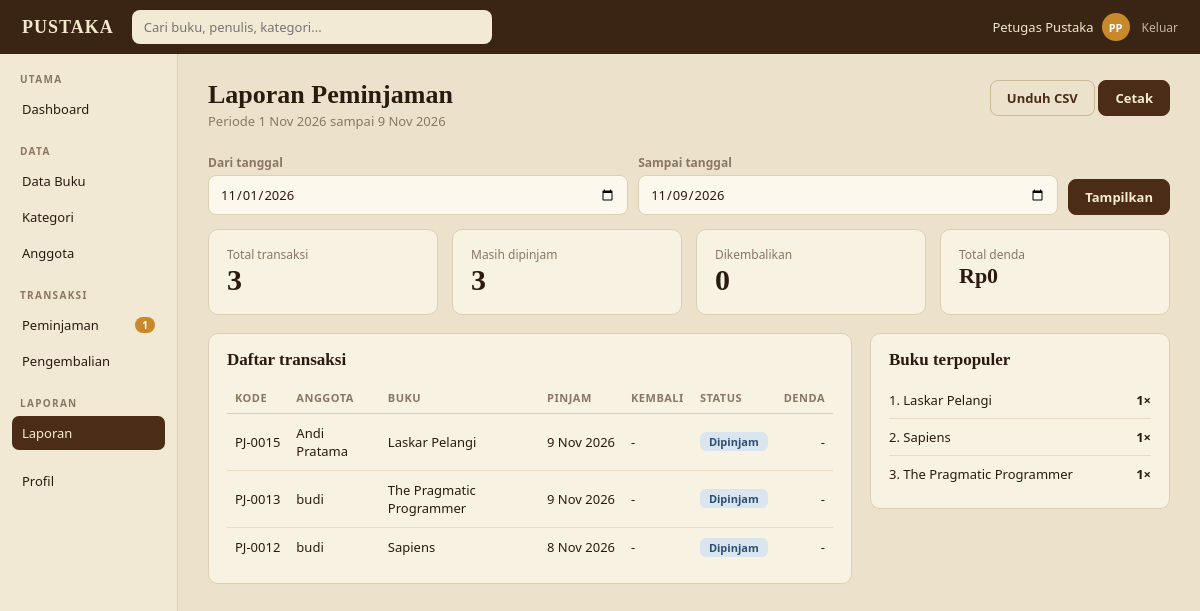
/laporan (signed in), run on the app's committed database.
### tables this page shows
CREATE TABLE users (
    id            INTEGER PRIMARY KEY AUTOINCREMENT,
    name          TEXT NOT NULL,
    email         TEXT NOT NULL UNIQUE,
    password_hash TEXT NOT NULL,
    role          TEXT NOT NULL DEFAULT 'anggota'
                  CHECK (role IN ('admin', 'petugas', 'anggota')),
    member_code   TEXT UNIQUE,              -- hanya untuk anggota, contoh AG0004
    phone         TEXT,
    address       TEXT,
    status        TEXT NOT NULL DEFAULT 'aktif'
                  CHECK (status IN ('aktif', 'nonaktif')),
    created_at    TEXT NOT NULL DEFAULT (datetime('now', 'localtime'))
);

CREATE TABLE loans (
    id           INTEGER PRIMARY KEY AUTOINCREMENT,
    book_id      INTEGER NOT NULL REFERENCES books(id),
    member_id    INTEGER NOT NULL REFERENCES users(id),
    status       TEXT NOT NULL DEFAULT 'menunggu'
                 CHECK (status IN ('menunggu', 'dipinjam', 'dikembalikan', 'ditolak', 'dibatalkan')),
    requested_at TEXT NOT NULL DEFAULT (date('now', 'localtime')),
    loan_date    TEXT,
    due_date     TEXT,
    return_date  TEXT,
    fine         INTEGER NOT NULL DEFAULT 0,
    processed_by INTEGER REFERENCES users(id),   -- petugas yang menyetujui / menolak
    returned_by  INTEGER REFERENCES users(id)    -- petugas yang memproses pengembalian
);

CREATE TABLE books (
    id              INTEGER PRIMARY KEY AUTOINCREMENT,
    isbn            TEXT UNIQUE,
    title           TEXT NOT NULL,
    author          TEXT NOT NULL,
    publisher       TEXT,
    year            INTEGER,
    category_id     INTEGER REFERENCES categories(id) ON DELETE SET NULL,
    shelf           TEXT,                   -- lokasi rak
    description     TEXT,
    stock_total     INTEGER NOT NULL DEFAULT 1 CHECK (stock_total >= 0),
    stock_available INTEGER NOT NULL DEFAULT 1 CHECK (stock_available >= 0),
    created_at      TEXT NOT NULL DEFAULT (datetime('now', 'localtime'))
);

### app.py (the view)
@app.route("/laporan")
@staff_required
def report():
    dari, sampai, rows = report_data()
    summary = {
        "total": len(rows),
        "borrowed": sum(1 for r in rows if r["status"] == "dipinjam"),
        "returned": sum(1 for r in rows if r["status"] == "dikembalikan"),
        "fine": sum(r["shown_fine"] for r in rows),
    }
    counter = {}
    for r in rows:
        counter[r["title"]] = counter.get(r["title"], 0) + 1
    top = sorted(counter.items(), key=lambda x: (-x[1], x[0]))[:5]
    return render_template("report.html", rows=rows, summary=summary, top=top,
                           dari=dari.isoformat(), sampai=sampai.isoformat(), active="report")

### app.py (called while the page is built)
def db():
    if "db" not in g:
        g.db = sqlite3.connect(DB_PATH)
        g.db.row_factory = sqlite3.Row
        g.db.execute("PRAGMA foreign_keys = ON")
    return g.db

def q_all(sql, *args):
    return db().execute(sql, args).fetchall()

def q_one(sql, *args):
    return db().execute(sql, args).fetchone()

def q_val(sql, *args):
    return db().execute(sql, args).fetchone()[0]

def cfg(key):
    row = q_one("SELECT value FROM settings WHERE key = ?", key)
    return int(row["value"]) if row else DEFAULTS[key]

def parse_date(s, fallback=None):
    try:
        return date.fromisoformat(str(s)[:10])
    except (TypeError, ValueError):
        return fallback

@app.template_filter("rupiah")
def f_rupiah(v):
    return "Rp" + f"{int(v or 0):,}".replace(",", ".")

@app.template_filter("tgl")
def f_tgl(v):
    d = parse_date(v) if v else None
    return f"{d.day} {MONTHS[d.month - 1]} {d.year}" if d else "-"

@app.template_filter("initials")
def f_initials(name):
    parts = [p for p in (name or "").split() if p]
    return "".join(p[0] for p in parts[:2]).upper() or "?"

@app.before_request
def load_user():
    g.user = None
    if request.endpoint == "static":
        return
    uid = session.get("uid")
    if uid:
        u = q_one("SELECT * FROM users WHERE id=?", uid)
        if u and u["status"] == "aktif":
            g.user = u
        else:
            session.clear()
            if u:
                flash("Akunmu dinonaktifkan. Hubungi petugas perpustakaan.", "error")

@app.context_processor
def inject_globals():
    ctx = {"me": g.get("user"), "max_loans": cfg("max_loans"),
           "fine_per_day": cfg("fine_per_day"), "loan_days": cfg("loan_days")}
    if g.get("user") and g.user["role"] in STAFF_ROLES:
        ctx["pending_count"] = q_val("SELECT COUNT(*) FROM loans WHERE status='menunggu'")
    return ctx

def roles_required(*roles):
    def deco(view):
        @wraps(view)
        def wrapped(*a, **kw):
            if not g.user:
                return redirect(url_for("login"))
            if g.user["role"] not in roles:
                flash("Halaman itu tidak tersedia untuk akunmu.", "error")
                return redirect(url_for("index"))
            return view(*a, **kw)
        return wrapped
    return deco

### templates/report.html (shortened to what this page needs)
{% extends "layout.html" %}
{% from "macros.html" import chip %}
{% block content %}
<div class="page-head">
  <div><h1>Laporan Peminjaman</h1><p class="sub">Periode {{ dari|tgl }} sampai {{ sampai|tgl }}</p></div>
  <div class="no-print">
    <a class="btn ghost" href="{{ url_for('report_csv', dari=dari, sampai=sampai) }}">Unduh CSV</a>
    <button class="btn" onclick="window.print()">Cetak</button>
  </div>
</div>
<form class="filters no-print" method="get">
  <div><label>Dari tanggal</label><input type="date" name="dari" value="{{ dari }}"></div>
  <div><label>Sampai tanggal</label><input type="date" name="sampai" value="{{ sampai }}"></div>
  <div class="auto"><button class="btn">Tampilkan</button></div>
</form>
<div class="stats">
  <div class="card stat"><div class="l">Total transaksi</div><div class="n">{{ summary.total }}</div></div>
  <div class="card stat"><div class="l">Masih dipinjam</div><div class="n">{{ summary.borrowed }}</div></div>
  <div class="card stat"><div class="l">Dikembalikan</div><div class="n">{{ summary.returned }}</div></div>
  <div class="card stat"><div class="l">Total denda</div><div class="n" style="font-size:22px">{{ summary.fine|rupiah }}</div></div>
</div>
<div class="two-col mt">
  <section class="card">
    <div class="card-head"><h2>Daftar transaksi</h2></div>
    <div class="table-wrap">
    <table>
      <tr><th>Kode</th><th>Anggota</th><th>Buku</th><th>Pinjam</th><th>Kembali</th><th>Status</th><th class="right">Denda</th></tr>
      {% for l in rows %}
      <tr>
        <td class="nowrap">{{ l.code }}</td><td>{{ l.member_name }}</td><td>{{ l.title }}</td>
        <td class="nowrap">{{ l.loan_date|tgl }}</td><td class="nowrap">{{ l.return_date|tgl }}</td>
        <td>{{ chip(l.state, l.state_tone) }}</td>
        <td class="right nowrap">{{ l.shown_fine|rupiah if l.shown_fine else '-' }}</td>
      </tr>
      {% else %}<tr><td colspan="7" class="muted">Tidak ada transaksi pada periode ini.</td></tr>{% endfor %}
    </table>
    </div>
  </section>
  <section class="card">
    <div class="card-head"><h2>Buku terpopuler</h2></div>
    {% for title, n in top %}
    <div class="side-loan pick-row"><span>{{ loop.index }}. {{ title }}</span><strong>{{ n }}×</strong></div>
    {% else %}<p class="muted">Belum ada data.</p>{% endfor %}
  </section>
</div>
{% endblock %}

### templates/layout.html (shortened to what this page needs)
{% extends "base.html" %}
{% from "macros.html" import flashes %}
{% block body %}
{% set a = active|default('') %}
<header class="topbar">
  <a class="brand" href="{{ url_for('index') }}">PUSTAKA</a>
  <form class="search" action="{{ url_for('catalog') if me.role == 'anggota' else url_for('books') }}" method="get">
    <input name="q" value="{{ request.args.get('q', '') }}" placeholder="Cari buku, penulis, kategori...">
  </form>
  <div class="userchip">
    <a class="who" href="{{ url_for('profile') }}" title="Profil dan ganti kata sandi">
      <span>{{ me.name }}</span><span class="avatar">{{ me.name|initials }}</span></a>
    <a class="logout" href="{{ url_for('logout') }}">Keluar</a>
  </div>
</header>
<div class="shell">
  <aside class="sidebar">
    {% if me.role == 'anggota' %}
      <div class="nav-title">Jelajah</div>
      <a href="{{ url_for('catalog') }}" class="{{ 'active' if a == 'catalog' }}">Katalog Buku</a>
      <a href="{{ url_for('catalog_categories') }}" class="{{ 'active' if a == 'cats' }}">Kategori</a>
      <a href="{{ url_for('catalog', urut='terbaru') }}" class="{{ 'active' if a == 'latest' }}">Terkini</a>
      <div class="nav-title">Akun Saya</div>
      <a href="{{ url_for('my_loans') }}" class="{{ 'active' if a == 'mine' }}">Pinjaman Saya</a>
      <a href="{{ url_for('favorites') }}" class="{{ 'active' if a == 'favs' }}">Favorit</a>
      <a href="{{ url_for('my_loans', tab='riwayat') }}" class="{{ 'active' if a == 'history' }}">Riwayat</a>
      <a href="{{ url_for('profile') }}" class="{{ 'active' if a == 'profile' }}">Profil</a>
    {% else %}
      <div class="nav-title">Utama</div>
      <a href="{{ url_for('dashboard') }}" class="{{ 'active' if a == 'dashboard' }}">Dashboard</a>
      <div class="nav-title">Data</div>
      <a href="{{ url_for('books') }}" class="{{ 'active' if a == 'books' }}">Data Buku</a>
      <a href="{{ url_for('category_list') }}" class="{{ 'active' if a == 'categories' }}">Kategori</a>
      <a href="{{ url_for('members') }}" class="{{ 'active' if a == 'members' }}">Anggota</a>
      <div class="nav-title">Transaksi</div>
      <a href="{{ url_for('loans') }}" class="{{ 'active' if a == 'loans' }}">Peminjaman
        {% if pending_count %}<span class="badge">{{ pending_count }}</span>{% endif %}</a>
      <a href="{{ url_for('returns') }}" class="{{ 'active' if a == 'returns' }}">Pengembalian</a>
      <div class="nav-title">Laporan</div>
      <a href="{{ url_for('report') }}" class="{{ 'active' if a == 'report' }}">Laporan</a>
      <a href="{{ url_for('profile') }}" class="{{ 'active' if a == 'profile' }}" style="margin-top:14px">Profil</a>
    {% endif %}
  </aside>
  <main class="main">
    {% block content %}{% endblock %}
  </main>
</div>
{% endblock %}

### templates/macros.html (shortened to what this page needs)
{% macro chip(text, tone) %}<span class="chip {{ tone }}">{{ text }}</span>{% endmacro %}

### data on the page
users: name "Petugas Pustaka", name|initials "PP"
loans: code "PJ-0015", member_name "Andi Pratama", title "Laskar Pelangi", loan_date|tgl "9 Nov 2026", return_date|tgl "-", status "Dipinjam", shown_fine|rupiah "-", book "1"
loans: code "PJ-0013", member_name "budi", title "The Pragmatic Programmer", loan_date|tgl "9 Nov 2026", return_date|tgl "-", status "Dipinjam", shown_fine|rupiah "-", n "1"
loans: code "PJ-0012", member_name "budi", title "Sapiens", loan_date|tgl "8 Nov 2026", return_date|tgl "-", status "Dipinjam", shown_fine|rupiah "-", n "1"

### other printed values
{{ pending_count }} "1"
{{ dari|tgl }} "1 Nov 2026"
{{ sampai|tgl }} "9 Nov 2026"
{{ summary.total }} "3"
{{ summary.borrowed }} "3"
{{ summary.returned }} "0"
{{ summary.fine|rupiah }} "Rp0"
